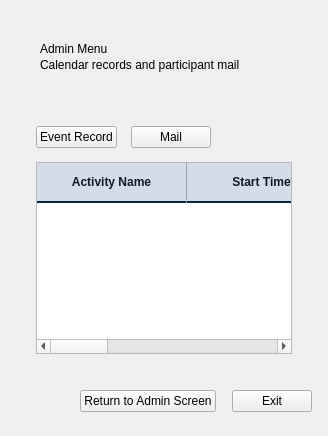
<?xml version="1.0" encoding="UTF-8"?>
<ui version="4.0">
 <class>AdminMenuPage</class>
 <widget class="QWidget" name="pageRoot">
  <property name="windowTitle"><string>CRM Capstone - Admin Menu</string></property>
  <layout class="QVBoxLayout" name="rootLayout">
   <property name="leftMargin"><number>16</number></property>
   <property name="topMargin"><number>24</number></property>
   <property name="rightMargin"><number>16</number></property>
   <property name="bottomMargin"><number>24</number></property>
   <property name="spacing"><number>16</number></property>
   <item>
    <widget class="QFrame" name="headerBar">
     <layout class="QVBoxLayout" name="headerLayout">
      <property name="leftMargin"><number>24</number></property>
      <property name="topMargin"><number>18</number></property>
      <property name="rightMargin"><number>24</number></property>
      <property name="bottomMargin"><number>18</number></property>
      <property name="spacing"><number>2</number></property>
      <item><widget class="QLabel" name="headerTitle"><property name="text"><string>Admin Menu</string></property></widget></item>
      <item><widget class="QLabel" name="headerSub"><property name="text"><string>Calendar records and participant mail</string></property></widget></item>
     </layout>
    </widget>
   </item>
   <item>
    <widget class="QFrame" name="card">
     <layout class="QVBoxLayout" name="cardLayout">
      <property name="leftMargin"><number>20</number></property>
      <property name="topMargin"><number>20</number></property>
      <property name="rightMargin"><number>20</number></property>
      <property name="bottomMargin"><number>20</number></property>
      <property name="spacing"><number>14</number></property>
      <item>
       <layout class="QHBoxLayout" name="buttonRow">
        <item><widget class="QPushButton" name="btnEventRecord"><property name="text"><string>Event Record</string></property></widget></item>
        <item><widget class="QPushButton" name="btnMail"><property name="text"><string>Mail</string></property></widget></item>
        <item><spacer name="buttonSpacer"><property name="orientation"><enum>Qt::Orientation::Horizontal</enum></property><property name="sizeHint" stdset="0"><size><width>40</width><height>20</height></size></property></spacer></item>
       </layout>
      </item>
      <item>
       <widget class="QTableWidget" name="tableCalendar">
        <property name="styleSheet"><string>QHeaderView::section { background-color: #D5DCE8; color: #0F172A; font-weight: 600; font-size: 12px; padding: 10px 12px; border: none; border-right: 1px solid #94A3B8; border-bottom: 2px solid #0B2545; }</string></property>
        <property name="alternatingRowColors"><bool>true</bool></property>
        <attribute name="horizontalHeaderStretchLastSection"><bool>false</bool></attribute>
        <attribute name="horizontalHeaderDefaultSectionSize"><number>150</number></attribute>
        <attribute name="horizontalHeaderMinimumSectionSize"><number>120</number></attribute>
        <attribute name="horizontalHeaderHighlightSections"><bool>false</bool></attribute>
        <attribute name="verticalHeaderVisible"><bool>false</bool></attribute>
        <column><property name="text"><string>Activity Name</string></property></column>
        <column><property name="text"><string>Start Time</string></property></column>
        <column><property name="text"><string>Participant Mail</string></property></column>
        <column><property name="text"><string>Organizer Mail</string></property></column>
       </widget>
      </item>
     </layout>
    </widget>
   </item>
   <item>
    <layout class="QHBoxLayout" name="footerRow">
     <item><spacer name="footerSpacer"><property name="orientation"><enum>Qt::Orientation::Horizontal</enum></property><property name="sizeHint" stdset="0"><size><width>40</width><height>20</height></size></property></spacer></item>
     <item><widget class="QPushButton" name="btnReturnAdmin"><property name="text"><string>Return to Admin Screen</string></property></widget></item>
     <item><widget class="QPushButton" name="btnExit"><property name="text"><string>Exit</string></property></widget></item>
    </layout>
   </item>
  </layout>
 </widget>
 <resources/>
 <connections/>
</ui>
